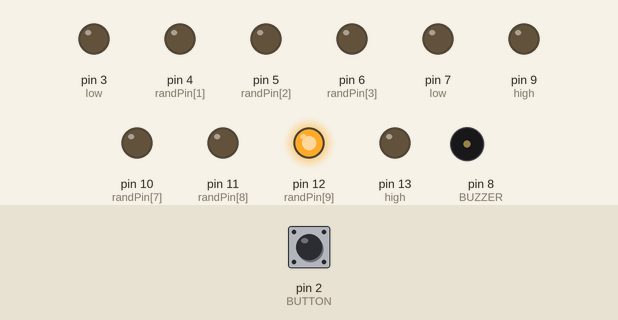
This sketch was run on a simulated Arduino Uno, built with avr-gcc and run on an emulated ATmega328P. On the bench: output pins drawn as LEDs (lit = HIGH), buzzer (waves = sounding). Dashed ring = blinking. Inputs (shaded band) come from the test bench; at power-on: pin 2 (BUTTON) HIGH. Random numbers use the default seed unless the sketch sets one; pins used as bus, display or sensor lines are not drawn.

Above: at 1.77 s.
1.8 s: pin 2 (BUTTON) pulled LOW for 0.15 s
At 2.52 s:
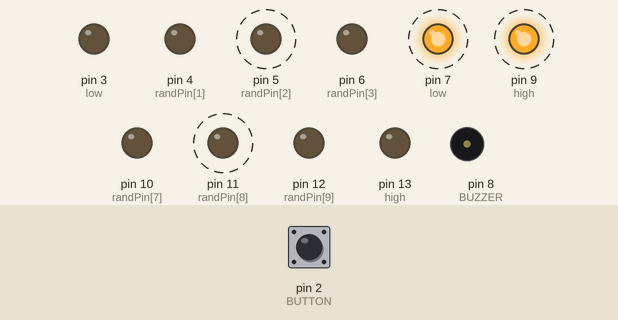
4.8 s: pin 2 (BUTTON) pulled LOW for 1 s
At 5.52 s:
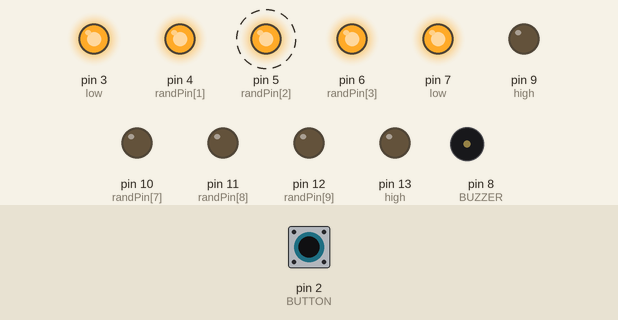
7.8 s: pin 2 (BUTTON) pulled LOW for 0.15 s
At 8.67 s:
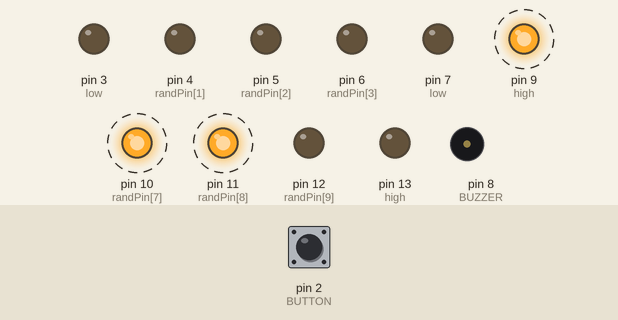
10.8 s: pin 2 (BUTTON) pulled LOW for 3.2 s
At 15.37 s:
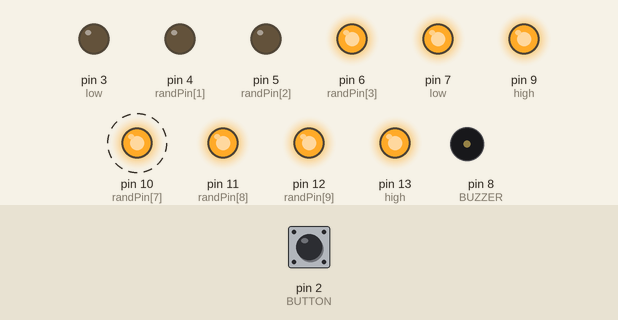
15.5 s: pin 2 (BUTTON) pulled LOW for 0.15 s
At 16.5 s:
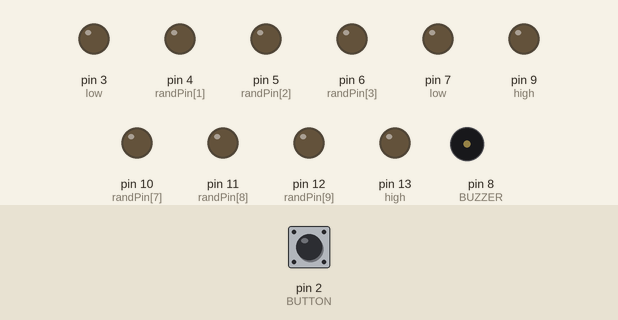
18.6 s: pin 2 (BUTTON) pulled LOW for 1 s
At 18.87 s:
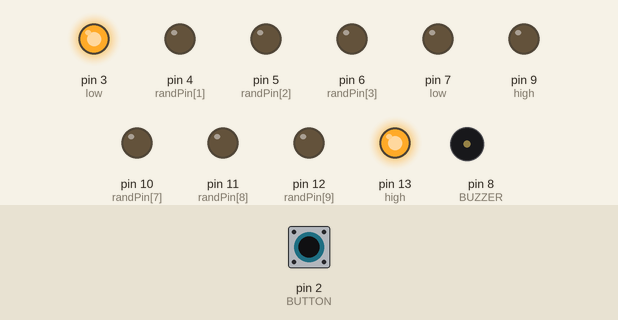
Timing chart, 0 to 24.3 s (numbered marks = the images above; inputs shaded):
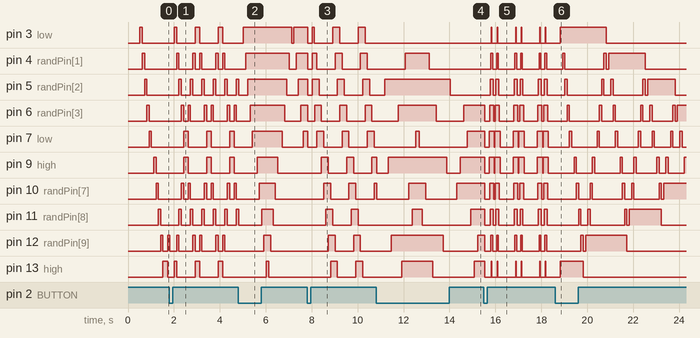

The sketch:

lightup.ino
```cpp
#define NOTE_C5 523
#define NOTE_D5 587
#define NOTE_E5 659
#define NOTE_G5 784

#define BUTTON 2
#define BUZZER 8

/* ----- Variables ----- */
enum Mode {
  Bounce,
  Split,
  Charge,
  Loading,
  Random,
  Heart,
  Zoom,
  SIZE // <-- always at the end of enum
};
const int MODE_SIZE = Mode::SIZE;

volatile Mode mode;
volatile Mode prev;
volatile unsigned long buttonTimer = 0;


/* ----- Setup function ----- */
void setup() {
  pinMode(BUTTON, INPUT_PULLUP);
  for (int pin = 3; pin <= 13; pin++) {
    pinMode(pin, OUTPUT);
  }
  startFX();
  mode = Mode::Bounce;
  prev = mode;
  attachInterrupt(digitalPinToInterrupt(BUTTON), changeMode, FALLING);
}


/* ----- Loop function ----- */
void loop() {
  if (mode == Mode::Bounce) {
    modeBounce();
  }
  else if (mode == Mode::Split) {
    modeSplit();
  }
  else if (mode == Mode::Charge) {
    modeCharge();
  }
  else if (mode == Mode::Loading) {
    modeLoading();
  }
  else if (mode == Mode::Random) {
    modeRandom();
  }
  else if (mode == Mode::Heart) {
    modeHeart();
  }
  else if (mode == Mode::Zoom) {
    modeZoom();
  }

  if (mode != prev) {
    changeFX();
    prev = mode;
  }
}


/* ----- ALL Functions ----- */
void startFX() {
  int melody[] = {
    NOTE_E5, NOTE_D5, NOTE_C5, NOTE_D5
  };
  int noteDurations[] = {
    10, 10, 10, 10
  };
  for (int i = 0; i < 4; i++) {
    int duration = 1000 / noteDurations[i];
    tone(BUZZER, melody[i], duration);
    int pause = duration * 1.30;
    delay(pause);
    noTone(BUZZER);
  }
}

void changeFX() {
  for (int pin = 3; pin < 14; pin++) {
    digitalWrite(pin, LOW);
  }
  tone(BUZZER, NOTE_C5, 100);
  delay(100);
  tone(BUZZER, NOTE_G5, 100);
  delay(100);
  noTone(BUZZER);
}

void changeMode() {
  if ((unsigned long)(millis() - buttonTimer) > 500) {
    mode = Mode((mode + 1) % MODE_SIZE);
    buttonTimer = millis();
  }
}

void modeBounce() {
  for (int pin = 3; pin <= 13 and mode == Mode::Bounce; pin++) {
    digitalWrite(pin, HIGH);
    delay(100);
    digitalWrite(pin, LOW);
  }
  for (int pin = 13; pin >= 3 and mode == Mode::Bounce; pin--) {
    digitalWrite(pin, HIGH);
    delay(100);
    digitalWrite(pin, LOW);
  }
}

void modeSplit() {
  for (int pin = 3; pin <= 7 and mode == Mode::Split; pin++) {
    digitalWrite(pin, HIGH);
    digitalWrite(16 - pin, HIGH);
    delay(100);
    digitalWrite(pin, LOW);
    digitalWrite(16 - pin, LOW);
  }
  for (int pin = 7; pin >= 3 and mode == Mode::Split; pin--) {
    digitalWrite(pin, HIGH);
    digitalWrite(16 - pin, HIGH);
    delay(100);
    digitalWrite(pin, LOW);
    digitalWrite(16 - pin, LOW);
  }
}

void modeCharge() {
  for (int pin = 3; pin <= 13 and mode == Mode::Charge; pin++) {
    digitalWrite(pin, HIGH);
    delay(100);
  }
  for (int pin = 13; pin >= 3 and mode == Mode::Charge; pin--) {
    digitalWrite(pin, LOW);
    delay(100);
  }
}

void modeLoading() {
  for (int pin = 0; pin <= 10 and mode == Mode::Loading; pin++) {
    int p1 = pin + 3;
    int p2 = ((pin + 1) % 11) + 3;
    int p3 = ((pin + 2) % 11) + 3;
    digitalWrite(p1, HIGH);
    digitalWrite(p2, HIGH);
    digitalWrite(p3, HIGH);
    delay(100);
    digitalWrite(p1, LOW);
  }
}

void modeRandom() {
  int randPin[] = { 3, 4, 5, 6, 7, 8, 9, 10, 11, 12, 13 };
  for (int i = 0; i < 11; i++) {
    int j = rand() % i;
    int tmp = randPin[i];
    randPin[i] = randPin[j];
    randPin[j] = tmp;
  }
  for (int i = 0; i <= 10 and mode == Mode::Random; i++) {
    digitalWrite(randPin[i], HIGH);
    delay(150);
  }
  for (int i = 10; i >= 0 and mode == Mode::Random; i--) {
    digitalWrite(randPin[i], LOW);
    delay(150);
  }
}

void modeHeart() {
  for (int count = 0; count < 2 and mode == Mode::Heart; count++) {
    for (int pin = 7; pin >= 3 and mode == Mode::Heart; pin--) {
      digitalWrite(pin, HIGH);
      digitalWrite(16 - pin, HIGH);
      delay(25);
    }
    for (int pin = 3; pin <= 7 and mode == Mode::Heart; pin++) {
      digitalWrite(pin, LOW);
      digitalWrite(16 - pin, LOW);
      delay(25);
    }
  }
  for (int pin = 3; pin <= 13 and mode == Mode::Heart; pin++) {
    digitalWrite(pin, LOW);
  }
  for (int pin = 3; pin <= 13 and mode == Mode::Heart; pin++) {
    delay(50);
  }
}

void modeZoom() {
  int low = 3, high = 13, pin = 3;
  bool swap = false, rise = true;
  while (mode == Mode::Zoom) {
    digitalWrite(high, HIGH);
    digitalWrite(low, HIGH);
    if (!swap) {
      digitalWrite(pin, HIGH);
      if (pin == high and rise) {
        digitalWrite(high, LOW);
        high--;
        rise = false;
      } else if (pin == low and !rise) {
        digitalWrite(low, LOW);
        low++;
        rise = true;
      }
      delay(100);
      digitalWrite(pin, LOW);
      pin = (rise) ? pin + 1 : pin - 1;
      if (low >= high) {
        swap = true;
        low = 7;
        pin = 8;
        high = 9;
      }
    }
    else {
      digitalWrite(pin, HIGH);
      if (pin == high and rise) {
        digitalWrite(high, LOW);
        high++;
        rise = false;
      } else if (pin == low and !rise) {
        digitalWrite(low, LOW);
        low--;
        rise = true;
      }
      delay(100);
      digitalWrite(pin, LOW);
      pin = (rise) ? pin + 1 : pin - 1;
      if (low == 3 and high == 13) {
        swap = false;
      }
    }
  }
}
```

Measured:
- after the input at 1.8 s, tone on pin 8 (BUZZER): silent → 523 Hz at once, → 784 Hz 0.10 s later, → silent 0.10 s later
- after the input at 4.8 s, tone on pin 8 (BUZZER): silent → 523 Hz at once, → 784 Hz 0.10 s later, → silent 0.10 s later
- after the input at 7.8 s, tone on pin 8 (BUZZER): silent → 523 Hz at once, → 784 Hz 0.10 s later, → silent 0.10 s later
- after the input at 10.8 s, tone on pin 8 (BUZZER): silent → 523 Hz at once, → 784 Hz 0.10 s later, → silent 0.10 s later
- after the input at 15.5 s, pin 3 (low): LOW → HIGH after 0.33 s, then repeats every 1.1 s: LOW 0.23 s, HIGH 0.03 s, LOW 0.78 s, HIGH 0.03 s; tone on pin 8 (BUZZER): silent → 523 Hz at once, → 784 Hz 0.10 s later, → silent 0.10 s later
- after the input at 18.6 s, tone on pin 8 (BUZZER): silent → 523 Hz at once, → 784 Hz 0.10 s later, → silent 0.10 s later
